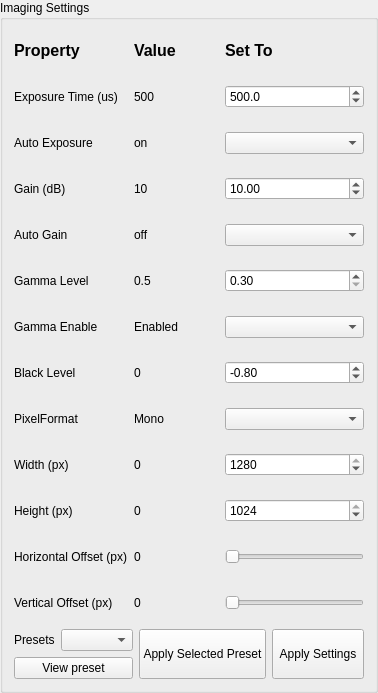
             <widget class="QGroupBox" name="ImagingSettings">
              <property name="title">
               <string>Imaging Settings</string>
              </property>
              <layout class="QVBoxLayout" name="verticalLayout_18">
               <item>
                <layout class="QVBoxLayout" name="verticalLayout_11">
                 <item>
                  <layout class="QGridLayout" name="gridLayout_19" rowstretch="0,0,0,0,0,0,0,0,0,0,0,0,0" columnstretch="0,0,0,0">
                   <property name="sizeConstraint">
                    <enum>QLayout::SetMinimumSize</enum>
                   </property>
                   <property name="bottomMargin">
                    <number>0</number>
                   </property>
                   <property name="horizontalSpacing">
                    <number>6</number>
                   </property>
                   <item row="0" column="2" alignment="Qt::AlignLeft">
                    <widget class="QLabel" name="label_102">
                     <property name="sizePolicy">
                      <sizepolicy hsizetype="Preferred" vsizetype="Minimum">
                       <horstretch>0</horstretch>
                       <verstretch>0</verstretch>
                      </sizepolicy>
                     </property>
                     <property name="minimumSize">
                      <size>
                       <width>85</width>
                       <height>0</height>
                      </size>
                     </property>
                     <property name="maximumSize">
                      <size>
                       <width>300</width>
                       <height>35</height>
                      </size>
                     </property>
                     <property name="text">
                      <string>&lt;html&gt;&lt;head/&gt;&lt;body&gt;&lt;p&gt;&lt;span style=&quot; font-size:12pt; font-weight:600;&quot;&gt;Value&lt;/span&gt;&lt;/p&gt;&lt;/body&gt;&lt;/html&gt;</string>
                     </property>
                    </widget>
                   </item>
                   <item row="5" column="1">
                    <widget class="QLabel" name="label_71">
                     <property name="text">
                      <string>Gamma Level</string>
                     </property>
                    </widget>
                   </item>
                   <item row="7" column="1" alignment="Qt::AlignLeft">
                    <widget class="QLabel" name="label_100">
                     <property name="text">
                      <string>Black Level</string>
                     </property>
                    </widget>
                   </item>
                   <item row="8" column="3">
                    <widget class="QComboBox" name="user_pixel_format_6">
                     <property name="maximumSize">
                      <size>
                       <width>150</width>
                       <height>16777215</height>
                      </size>
                     </property>
                    </widget>
                   </item>
                   <item row="6" column="3">
                    <widget class="QComboBox" name="user_gamma_enable">
                     <property name="maximumSize">
                      <size>
                       <width>150</width>
                       <height>16777215</height>
                      </size>
                     </property>
                    </widget>
                   </item>
                   <item row="6" column="2">
                    <widget class="QLabel" name="gamma_enable">
                     <property name="text">
                      <string>Enabled</string>
                     </property>
                    </widget>
                   </item>
                   <item row="12" column="1">
                    <widget class="QLabel" name="label_74">
                     <property name="text">
                      <string>Vertical Offset (px)</string>
                     </property>
                    </widget>
                   </item>
                   <item row="5" column="2">
                    <widget class="QLabel" name="gamma_level">
                     <property name="text">
                      <string>0.5</string>
                     </property>
                    </widget>
                   </item>
                   <item row="2" column="3">
                    <widget class="QComboBox" name="user_auto_expose_6">
                     <property name="maximumSize">
                      <size>
                       <width>150</width>
                       <height>16777215</height>
                      </size>
                     </property>
                    </widget>
                   </item>
                   <item row="4" column="1" alignment="Qt::AlignLeft">
                    <widget class="QLabel" name="label_97">
                     <property name="text">
                      <string>Auto Gain</string>
                     </property>
                    </widget>
                   </item>
                   <item row="7" column="3">
                    <widget class="QDoubleSpinBox" name="user_black_level_3">
                     <property name="maximumSize">
                      <size>
                       <width>150</width>
                       <height>16777215</height>
                      </size>
                     </property>
                     <property name="minimum">
                      <double>-2.000000000000000</double>
                     </property>
                     <property name="maximum">
                      <double>2.000000000000000</double>
                     </property>
                     <property name="singleStep">
                      <double>0.010000000000000</double>
                     </property>
                     <property name="value">
                      <double>-0.800000000000000</double>
                     </property>
                    </widget>
                   </item>
                   <item row="9" column="1">
                    <widget class="QLabel" name="label_69">
                     <property name="text">
                      <string>Width (px)</string>
                     </property>
                    </widget>
                   </item>
                   <item row="8" column="2">
                    <widget class="QLabel" name="pixel_format_3">
                     <property name="text">
                      <string>Mono</string>
                     </property>
                    </widget>
                   </item>
                   <item row="3" column="3">
                    <widget class="QDoubleSpinBox" name="user_gain_3">
                     <property name="maximumSize">
                      <size>
                       <width>150</width>
                       <height>16777215</height>
                      </size>
                     </property>
                     <property name="maximum">
                      <double>18.000000000000000</double>
                     </property>
                     <property name="singleStep">
                      <double>0.200000000000000</double>
                     </property>
                     <property name="value">
                      <double>10.000000000000000</double>
                     </property>
                    </widget>
                   </item>
                   <item row="6" column="1">
                    <widget class="QLabel" name="label_73">
                     <property name="text">
                      <string>Gamma Enable</string>
                     </property>
                    </widget>
                   </item>
                   <item row="4" column="3" alignment="Qt::AlignLeft">
                    <widget class="QComboBox" name="user_auto_gain_6">
                     <property name="sizePolicy">
                      <sizepolicy hsizetype="MinimumExpanding" vsizetype="Fixed">
                       <horstretch>0</horstretch>
                       <verstretch>0</verstretch>
                      </sizepolicy>
                     </property>
                     <property name="minimumSize">
                      <size>
                       <width>139</width>
                       <height>0</height>
                      </size>
                     </property>
                     <property name="maximumSize">
                      <size>
                       <width>150</width>
                       <height>16777215</height>
                      </size>
                     </property>
                    </widget>
                   </item>
                   <item row="10" column="3">
                    <widget class="QSpinBox" name="user_height">
                     <property name="maximumSize">
                      <size>
                       <width>150</width>
                       <height>16777215</height>
                      </size>
                     </property>
                     <property name="maximum">
                      <number>1024</number>
                     </property>
                     <property name="value">
                      <number>1024</number>
                     </property>
                    </widget>
                   </item>
                   <item row="10" column="2">
                    <widget class="QLabel" name="height">
                     <property name="text">
                      <string>0</string>
                     </property>
                    </widget>
                   </item>
                   <item row="4" column="2">
                    <widget class="QLabel" name="auto_gain_3">
                     <property name="text">
                      <string>off</string>
                     </property>
                    </widget>
                   </item>
                   <item row="1" column="1" alignment="Qt::AlignLeft">
                    <widget class="QLabel" name="label_101">
                     <property name="text">
                      <string>Exposure Time (us)</string>
                     </property>
                    </widget>
                   </item>
                   <item row="4" column="0">
                    <spacer name="verticalSpacer_9">
                     <property name="orientation">
                      <enum>Qt::Vertical</enum>
                     </property>
                     <property name="sizeHint" stdset="0">
                      <size>
                       <width>0</width>
                       <height>40</height>
                      </size>
                     </property>
                    </spacer>
                   </item>
                   <item row="12" column="0">
                    <spacer name="verticalSpacer_18">
                     <property name="orientation">
                      <enum>Qt::Vertical</enum>
                     </property>
                     <property name="sizeHint" stdset="0">
                      <size>
                       <width>0</width>
                       <height>40</height>
                      </size>
                     </property>
                    </spacer>
                   </item>
                   <item row="1" column="3">
                    <widget class="QDoubleSpinBox" name="user_expose_time_3">
                     <property name="maximumSize">
                      <size>
                       <width>150</width>
                       <height>16777215</height>
                      </size>
                     </property>
                     <property name="decimals">
                      <number>1</number>
                     </property>
                     <property name="minimum">
                      <double>5.000000000000000</double>
                     </property>
                     <property name="maximum">
                      <double>1000000.000000000000000</double>
                     </property>
                     <property name="value">
                      <double>500.000000000000000</double>
                     </property>
                    </widget>
                   </item>
                   <item row="2" column="1" alignment="Qt::AlignLeft">
                    <widget class="QLabel" name="label_98">
                     <property name="text">
                      <string>Auto Exposure</string>
                     </property>
                    </widget>
                   </item>
                   <item row="11" column="0">
                    <spacer name="verticalSpacer_16">
                     <property name="orientation">
                      <enum>Qt::Vertical</enum>
                     </property>
                     <property name="sizeHint" stdset="0">
                      <size>
                       <width>0</width>
                       <height>40</height>
                      </size>
                     </property>
                    </spacer>
                   </item>
                   <item row="9" column="3">
                    <widget class="QSpinBox" name="user_width">
                     <property name="maximumSize">
                      <size>
                       <width>150</width>
                       <height>16777215</height>
                      </size>
                     </property>
                     <property name="maximum">
                      <number>1280</number>
                     </property>
                     <property name="value">
                      <number>1280</number>
                     </property>
                    </widget>
                   </item>
                   <item row="10" column="1">
                    <widget class="QLabel" name="label_68">
                     <property name="text">
                      <string>Height (px)</string>
                     </property>
                    </widget>
                   </item>
                   <item row="1" column="2">
                    <widget class="QLabel" name="expose_time_3">
                     <property name="text">
                      <string>500</string>
                     </property>
                    </widget>
                   </item>
                   <item row="7" column="2">
                    <widget class="QLabel" name="black_level_3">
                     <property name="text">
                      <string>0</string>
                     </property>
                    </widget>
                   </item>
                   <item row="8" column="1" alignment="Qt::AlignLeft">
                    <widget class="QLabel" name="label_103">
                     <property name="text">
                      <string>PixelFormat</string>
                     </property>
                    </widget>
                   </item>
                   <item row="3" column="0">
                    <spacer name="verticalSpacer_8">
                     <property name="orientation">
                      <enum>Qt::Vertical</enum>
                     </property>
                     <property name="sizeHint" stdset="0">
                      <size>
                       <width>0</width>
                       <height>40</height>
                      </size>
                     </property>
                    </spacer>
                   </item>
                   <item row="7" column="0">
                    <spacer name="verticalSpacer_12">
                     <property name="orientation">
                      <enum>Qt::Vertical</enum>
                     </property>
                     <property name="sizeHint" stdset="0">
                      <size>
                       <width>0</width>
                       <height>40</height>
                      </size>
                     </property>
                    </spacer>
                   </item>
                   <item row="11" column="1">
                    <widget class="QLabel" name="label_72">
                     <property name="text">
                      <string>Horizontal Offset (px)</string>
                     </property>
                    </widget>
                   </item>
                   <item row="0" column="1" alignment="Qt::AlignLeft">
                    <widget class="QLabel" name="label_99">
                     <property name="text">
                      <string>&lt;html&gt;&lt;head/&gt;&lt;body&gt;&lt;p&gt;&lt;span style=&quot; font-size:12pt; font-weight:600;&quot;&gt;Property&lt;/span&gt;&lt;/p&gt;&lt;/body&gt;&lt;/html&gt;</string>
                     </property>
                    </widget>
                   </item>
                   <item row="11" column="2">
                    <widget class="QLabel" name="horz_offset">
                     <property name="text">
                      <string>0</string>
                     </property>
                    </widget>
                   </item>
                   <item row="3" column="1" alignment="Qt::AlignLeft">
                    <widget class="QLabel" name="label_96">
                     <property name="text">
                      <string>Gain (dB)</string>
                     </property>
                    </widget>
                   </item>
                   <item row="0" column="3" alignment="Qt::AlignLeft">
                    <widget class="QLabel" name="label_95">
                     <property name="text">
                      <string>&lt;html&gt;&lt;head/&gt;&lt;body&gt;&lt;p&gt;&lt;span style=&quot; font-size:12pt; font-weight:600;&quot;&gt;Set To&lt;/span&gt;&lt;/p&gt;&lt;/body&gt;&lt;/html&gt;</string>
                     </property>
                    </widget>
                   </item>
                   <item row="6" column="0">
                    <spacer name="verticalSpacer_11">
                     <property name="orientation">
                      <enum>Qt::Vertical</enum>
                     </property>
                     <property name="sizeHint" stdset="0">
                      <size>
                       <width>0</width>
                       <height>40</height>
                      </size>
                     </property>
                    </spacer>
                   </item>
                   <item row="8" column="0">
                    <spacer name="verticalSpacer_13">
                     <property name="orientation">
                      <enum>Qt::Vertical</enum>
                     </property>
                     <property name="sizeHint" stdset="0">
                      <size>
                       <width>0</width>
                       <height>40</height>
                      </size>
                     </property>
                    </spacer>
                   </item>
                   <item row="12" column="3">
                    <widget class="QSlider" name="user_vert_offset">
                     <property name="maximumSize">
                      <size>
                       <width>150</width>
                       <height>16777215</height>
                      </size>
                     </property>
                     <property name="maximum">
                      <number>100</number>
                     </property>
                     <property name="orientation">
                      <enum>Qt::Horizontal</enum>
                     </property>
                    </widget>
                   </item>
                   <item row="9" column="0">
                    <spacer name="verticalSpacer_14">
                     <property name="orientation">
                      <enum>Qt::Vertical</enum>
                     </property>
                     <property name="sizeHint" stdset="0">
                      <size>
                       <width>0</width>
                       <height>40</height>
                      </size>
                     </property>
                    </spacer>
                   </item>
                   <item row="10" column="0">
                    <spacer name="verticalSpacer_15">
                     <property name="orientation">
                      <enum>Qt::Vertical</enum>
                     </property>
                     <property name="sizeHint" stdset="0">
                      <size>
                       <width>0</width>
                       <height>40</height>
                      </size>
                     </property>
                    </spacer>
                   </item>
                   <item row="11" column="3">
                    <widget class="QSlider" name="user_horz_offset">
                     <property name="maximumSize">
                      <size>
                       <width>150</width>
                       <height>16777215</height>
                      </size>
                     </property>
                     <property name="maximum">
                      <number>100</number>
                     </property>
                     <property name="tracking">
                      <bool>true</bool>
                     </property>
                     <property name="orientation">
                      <enum>Qt::Horizontal</enum>
                     </property>
                    </widget>
                   </item>
                   <item row="3" column="2">
                    <widget class="QLabel" name="gain_3">
                     <property name="text">
                      <string>10</string>
                     </property>
                    </widget>
                   </item>
                   <item row="1" column="0">
                    <spacer name="verticalSpacer_6">
                     <property name="orientation">
                      <enum>Qt::Vertical</enum>
                     </property>
                     <property name="sizeHint" stdset="0">
                      <size>
                       <width>0</width>
                       <height>40</height>
                      </size>
                     </property>
                    </spacer>
                   </item>
                   <item row="5" column="3">
                    <widget class="QDoubleSpinBox" name="user_gamma_level">
                     <property name="maximumSize">
                      <size>
                       <width>150</width>
                       <height>16777215</height>
                      </size>
                     </property>
                     <property name="minimum">
                      <double>0.300000000000000</double>
                     </property>
                     <property name="maximum">
                      <double>4.000000000000000</double>
                     </property>
                     <property name="singleStep">
                      <double>0.100000000000000</double>
                     </property>
                    </widget>
                   </item>
                   <item row="2" column="2">
                    <widget class="QLabel" name="auto_expose_3">
                     <property name="text">
                      <string>on</string>
                     </property>
                    </widget>
                   </item>
                   <item row="2" column="0">
                    <spacer name="verticalSpacer_7">
                     <property name="orientation">
                      <enum>Qt::Vertical</enum>
                     </property>
                     <property name="sizeHint" stdset="0">
                      <size>
                       <width>0</width>
                       <height>40</height>
                      </size>
                     </property>
                    </spacer>
                   </item>
                   <item row="9" column="2">
                    <widget class="QLabel" name="width">
                     <property name="text">
                      <string>0</string>
                     </property>
                    </widget>
                   </item>
                   <item row="5" column="0">
                    <spacer name="verticalSpacer_10">
                     <property name="orientation">
                      <enum>Qt::Vertical</enum>
                     </property>
                     <property name="sizeHint" stdset="0">
                      <size>
                       <width>0</width>
                       <height>40</height>
                      </size>
                     </property>
                    </spacer>
                   </item>
                   <item row="12" column="2">
                    <widget class="QLabel" name="vert_offset">
                     <property name="text">
                      <string>0</string>
                     </property>
                    </widget>
                   </item>
                   <item row="0" column="0">
                    <spacer name="verticalSpacer_17">
                     <property name="orientation">
                      <enum>Qt::Vertical</enum>
                     </property>
                     <property name="sizeHint" stdset="0">
                      <size>
                       <width>0</width>
                       <height>40</height>
                      </size>
                     </property>
                    </spacer>
                   </item>
                  </layout>
                 </item>
                 <item>
                  <layout class="QGridLayout" name="gridLayout_16">
                   <item row="0" column="0">
                    <layout class="QFormLayout" name="formLayout">
                     <item row="0" column="0">
                      <widget class="QLabel" name="label_70">
                       <property name="text">
                        <string>Presets</string>
                       </property>
                      </widget>
                     </item>
                     <item row="0" column="1">
                      <widget class="QComboBox" name="preset_combobox"/>
                     </item>
                     <item row="1" column="0" colspan="2">
                      <widget class="QPushButton" name="view_preset_button">
                       <property name="text">
                        <string>View preset</string>
                       </property>
                      </widget>
                     </item>
                    </layout>
                   </item>
                   <item row="0" column="1">
                    <widget class="QPushButton" name="preset_param_button">
                     <property name="sizePolicy">
                      <sizepolicy hsizetype="Minimum" vsizetype="Preferred">
                       <horstretch>0</horstretch>
                       <verstretch>0</verstretch>
                      </sizepolicy>
                     </property>
                     <property name="maximumSize">
                      <size>
                       <width>16777215</width>
                       <height>50</height>
                      </size>
                     </property>
                     <property name="text">
                      <string>Apply Selected Preset</string>
                     </property>
                    </widget>
                   </item>
                   <item row="0" column="2">
                    <widget class="QPushButton" name="set_user_values">
                     <property name="sizePolicy">
                      <sizepolicy hsizetype="Minimum" vsizetype="Preferred">
                       <horstretch>0</horstretch>
                       <verstretch>0</verstretch>
                      </sizepolicy>
                     </property>
                     <property name="maximumSize">
                      <size>
                       <width>16777215</width>
                       <height>50</height>
                      </size>
                     </property>
                     <property name="text">
                      <string>Apply Settings</string>
                     </property>
                    </widget>
                   </item>
                  </layout>
                 </item>
                </layout>
               </item>
              </layout>
             </widget>
